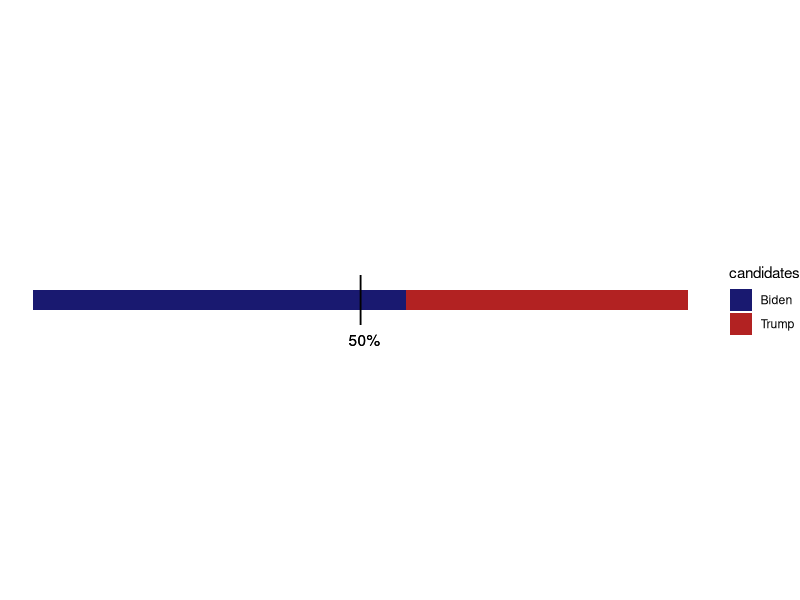

Generate this figure with R:
# Load the necessary library
library(ggplot2)

# Define the dataframe
candidates <- c("Biden", "Trump")
results <- c(306,232)
election <- c("2020 Election", "2020 Election")
df <- data.frame(candidates, results, election)

# Map election to y aes (so the bars are stacked)
# Map results to x aes (to show the ratio)
# Map candidates to fill aes (to distinguish between the bar)
# Add geom_col because we don't need stat transformation for the x-axis of the geom_bar
plot1 <- ggplot(df, aes(y=election, x=results, fill=candidates)) + 
  geom_col(position = position_fill(reverse = T), width = 0.04)



# Add geom segment, and define the line slicing the stacked bars right in the middle
plot2 <- plot1 + 
  geom_segment(aes(x=0.5, xend=0.5, y=0.95, yend=1.05))


# --- This is an alternative approach if you want to show the x-axis as
# the results' nominal values (not normalized)
# --->
# plot2 <- plot1 + 
#  geom_segment(aes(x=after_stat(sum(results)/2), xend=after_stat(sum(results)/2), y=0.95, yend=1.05))


# Define the colors to be assigned to each candidate
us_colors = c("Biden"="midnightblue", "Trump"="firebrick")

# Change the fill values to the defined colors
plot3 <- plot2 + scale_fill_manual(values = us_colors)

# Change the theme to theme_void() to remove everything other than the geoms
# Add text indicating the 50% threshold
plot4 <- plot3 + theme_void() + geom_text(aes(x=0.5, y=0.92), label="  50%")

# Show the final result
plot4